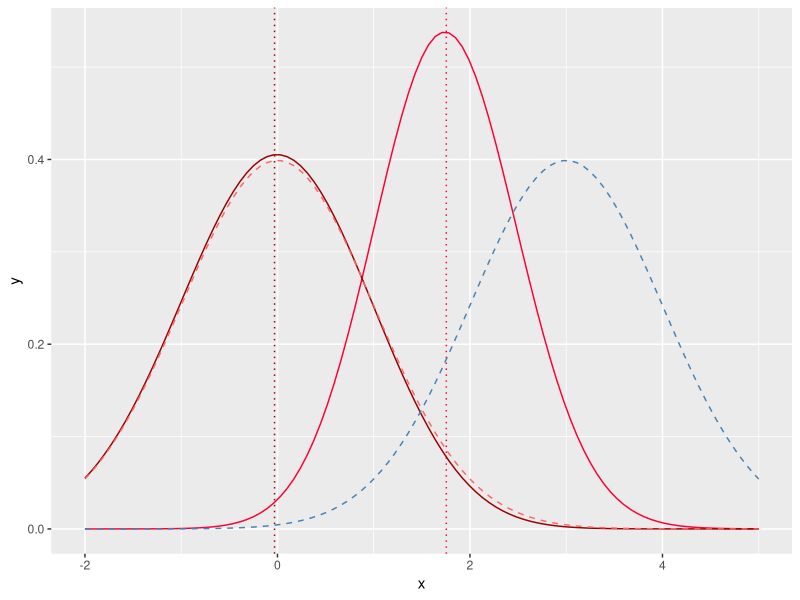

This figure's R source:
#### Libraries ####

library(ggplot2)

#### Parameters ####
mu1 <- 0
mu2 <- 3
sigma1 = sigma2 <- 1

#### Code ####

# Compute the posterior
p <- integrate(f = \(x) dnorm(x, mu2, sigma2) *(1- pnorm(x, mu1, sigma1)),
               lower = -Inf, upper = +Inf)$value
f1.post.win <- \(x) dnorm(x, mu1, sigma1) * pnorm(x, mu2, sigma2) / p
mu1.post.win <- integrate(\(x) x * f1.post.win(x), 
                          lower = -Inf, upper = Inf)$value

f1.post.lose <- \(x) dnorm(x, mu1, sigma1) * (1 - pnorm(x, mu2, sigma2) )/(1-p)
mu1.post.lose <- integrate(\(x) x * f1.post.lose(x),
                           lower = -Inf, upper = Inf)$value

# Plot  
ggplot2::ggplot() + 
  xlim(min(mu1-2*sigma1, mu2 - 2*sigma2),
       max(mu1+2*sigma1, mu2 + 2*sigma2)) + 
  geom_function(fun = f1.post.win, color = '#ff0033', linetype = 1) + 
    geom_vline(xintercept = mu1.post.win, color = '#ff0033', linetype = 3) +
  geom_function(fun = f1.post.lose, color = '#990000', linetype = 1) + 
    geom_vline(xintercept = mu1.post.lose, color = '#990000', linetype = 3) +
  geom_function(fun = \(x) dnorm(x, mu1, sigma1), 
                color = '#ff6666', linetype = 2) +
  geom_function(fun = \(x) dnorm(x, mu2, sigma2), 
                color = 'steelblue', linetype = 2) +
  xlab('x')
